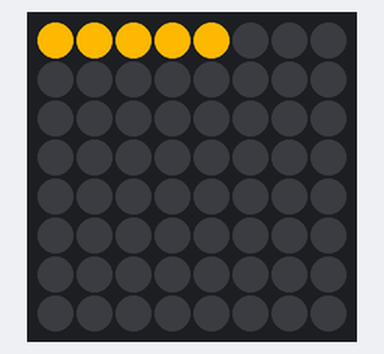
Bench run of a program on a simulated Raspberry Pi (BCM pin numbers) with a Sense HAT. Parts: the Sense HAT's 8×8 RGB LED matrix.

Above: at 0.1 s.
At 2.1 s:
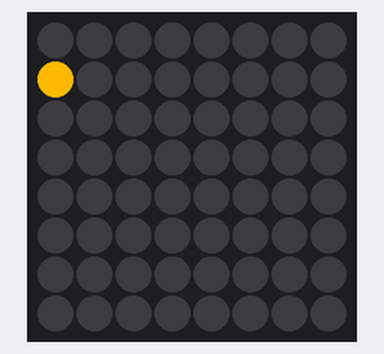
At 4.1 s:
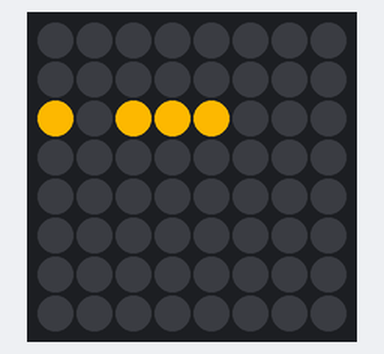
At 6.1 s:
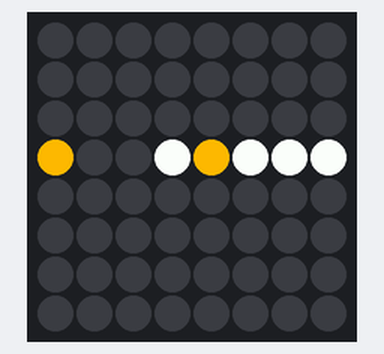
At 10.1 s:
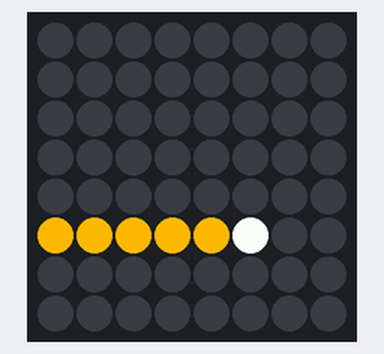
At 14.1 s:
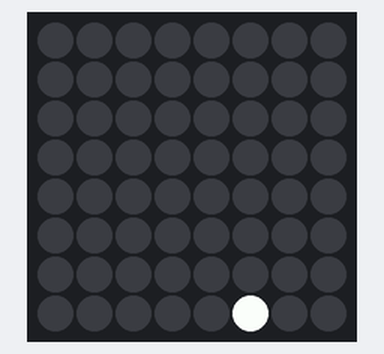

Measured:
- by itself, everything shown: repeats every 16.0 s, in 8 steps
- what the display in image 1 shows lasts 2.0 s, from 2.0 s to 4.0 s

The program:

main.py
```python
from sense_hat import SenseHat
import time

sense = SenseHat()

g = (255, 180, 0) #gold
w = (255,255,255) #white
e = (0,0,0) #empty

pic0 = [
    g,g,g,g,g,e,e,e,
    g,e,e,e,e,e,e,e,
    g,e,g,g,g,e,e,e,
    g,e,e,w,g,w,w,w,
    g,e,e,e,g,w,e,e,
    g,g,g,g,g,w,e,e,
    e,e,e,e,e,w,e,e,
    e,e,e,e,e,w,e,e
    ]


pic1 = [
    g,g,g,g,g,e,e,e,
    e,e,e,e,e,e,e,e,
    e,e,e,e,e,e,e,e,
    e,e,e,e,e,e,e,e,
    e,e,e,e,e,e,e,e,
    e,e,e,e,e,e,e,e,
    e,e,e,e,e,e,e,e,
    e,e,e,e,e,e,e,e,
    ]

pic2 = [
    e,e,e,e,e,e,e,e,
    g,e,e,e,e,e,e,e,
    e,e,e,e,e,e,e,e,
    e,e,e,e,e,e,e,e,
    e,e,e,e,e,e,e,e,
    e,e,e,e,e,e,e,e,
    e,e,e,e,e,e,e,e,
    e,e,e,e,e,e,e,e
    ]

pic3 = [
    e,e,e,e,e,e,e,e,
    e,e,e,e,e,e,e,e,
    g,e,g,g,g,e,e,e,
    e,e,e,e,e,e,e,e,
    e,e,e,e,e,e,e,e,
    e,e,e,e,e,e,e,e,
    e,e,e,e,e,e,e,e,
    e,e,e,e,e,e,e,e
    ]

pic4 = [
    e,e,e,e,e,e,e,e,
    e,e,e,e,e,e,e,e,
    e,e,e,e,e,e,e,e,
    g,e,e,w,g,w,w,w,
    e,e,e,e,e,e,e,e,
    e,e,e,e,e,e,e,e,
    e,e,e,e,e,e,e,e,
    e,e,e,e,e,e,e,e
    ]

pic5 = [
    e,e,e,e,e,e,e,e,
    e,e,e,e,e,e,e,e,
    e,e,e,e,e,e,e,e,
    e,e,e,e,e,e,e,e,
    g,e,e,e,g,w,e,e,
    e,e,e,e,e,e,e,e,
    e,e,e,e,e,e,e,e,
    e,e,e,e,e,e,e,e
    ]

pic6 = [
    e,e,e,e,e,e,e,e,
    e,e,e,e,e,e,e,e,
    e,e,e,e,e,e,e,e,
    e,e,e,e,e,e,e,e,
    e,e,e,e,e,e,e,e,
    g,g,g,g,g,w,e,e,
    e,e,e,e,e,e,e,e,
    e,e,e,e,e,e,e,e
    ]

pic7 = [
    e,e,e,e,e,e,e,e,
    e,e,e,e,e,e,e,e,
    e,e,e,e,e,e,e,e,
    e,e,e,e,e,e,e,e,
    e,e,e,e,e,e,e,e,
    e,e,e,e,e,e,e,e,
    e,e,e,e,e,w,e,e,
    e,e,e,e,e,e,e,e
    ]

pic8 = [
    e,e,e,e,e,e,e,e,
    e,e,e,e,e,e,e,e,
    e,e,e,e,e,e,e,e,
    e,e,e,e,e,e,e,e,
    e,e,e,e,e,e,e,e,
    e,e,e,e,e,e,e,e,
    e,e,e,e,e,e,e,e,
    e,e,e,e,e,w,e,e
    ]


sense.clear


for i in range(10):
    sense.set_pixels(pic1)
    time.sleep(2)
    sense.set_pixels(pic2)
    time.sleep(2)
    sense.set_pixels(pic3)
    time.sleep(2)
    sense.set_pixels(pic4)
    time.sleep(2)
    sense.set_pixels(pic5)
    time.sleep(2)
    sense.set_pixels(pic6)
    time.sleep(2)
    sense.set_pixels(pic7)
    time.sleep(2)
    sense.set_pixels(pic8)
    time.sleep(2)
```
